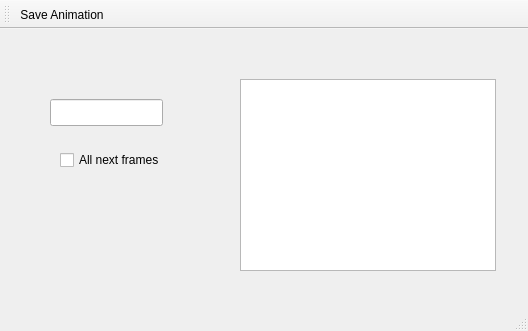
<?xml version="1.0" encoding="UTF-8"?>
<ui version="4.0">
 <class>AnimationEditor</class>
 <widget class="QMainWindow" name="AnimationEditor">
  <property name="geometry">
   <rect>
    <x>0</x>
    <y>0</y>
    <width>528</width>
    <height>331</height>
   </rect>
  </property>
  <property name="windowTitle">
   <string>MainWindow</string>
  </property>
  <widget class="QWidget" name="centralwidget">
   <widget class="QListWidget" name="pointList">
    <property name="geometry">
     <rect>
      <x>240</x>
      <y>50</y>
      <width>256</width>
      <height>192</height>
     </rect>
    </property>
   </widget>
   <widget class="QLineEdit" name="idEdit">
    <property name="geometry">
     <rect>
      <x>50</x>
      <y>70</y>
      <width>113</width>
      <height>27</height>
     </rect>
    </property>
   </widget>
   <widget class="QCheckBox" name="checkBox">
    <property name="geometry">
     <rect>
      <x>60</x>
      <y>120</y>
      <width>121</width>
      <height>22</height>
     </rect>
    </property>
    <property name="text">
     <string>All next frames</string>
    </property>
   </widget>
  </widget>
  <widget class="QMenuBar" name="menubar">
   <property name="geometry">
    <rect>
     <x>0</x>
     <y>0</y>
     <width>528</width>
     <height>27</height>
    </rect>
   </property>
  </widget>
  <widget class="QStatusBar" name="statusbar"/>
  <widget class="QToolBar" name="toolBar">
   <property name="windowTitle">
    <string>toolBar</string>
   </property>
   <attribute name="toolBarArea">
    <enum>TopToolBarArea</enum>
   </attribute>
   <attribute name="toolBarBreak">
    <bool>false</bool>
   </attribute>
   <addaction name="actionSave_Animation"/>
  </widget>
  <action name="actionSave_Animation">
   <property name="text">
    <string>Save Animation</string>
   </property>
   <property name="toolTip">
    <string>Save animation</string>
   </property>
  </action>
 </widget>
 <resources/>
 <connections/>
</ui>
